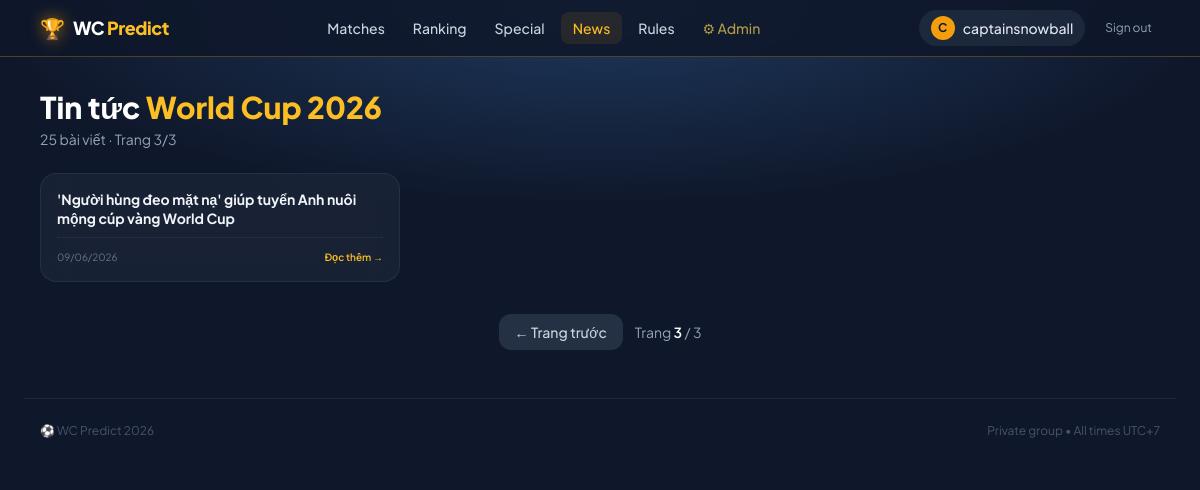
/news?page=3 (signed in), run on the app's committed database.
### models.py (models this page shows)
class User(Base):
    __tablename__ = "users"
    id = Column(Integer, primary_key=True, index=True)
    username = Column(String, unique=True, index=True, nullable=False)
    email = Column(String, unique=True, index=True, nullable=True)
    password_hash = Column(String, nullable=False)
    is_admin = Column(Boolean, default=False)
    total_score = Column(Integer, default=0)
    stars_remaining = Column(Integer, default=3)
    predictions = relationship("Prediction", back_populates="user")
    special_answers = relationship("SpecialEventAnswer", back_populates="user")
    champion_bets = relationship("ChampionBet", back_populates="user")

class Article(Base):
    __tablename__ = "articles"
    id            = Column(Integer, primary_key=True, index=True)
    title         = Column(String, nullable=False)
    source_url    = Column(String, unique=True, nullable=False, index=True)
    thumbnail_url = Column(String, nullable=True)
    excerpt       = Column(Text, nullable=True)
    published_at  = Column(DateTime, nullable=True)
    crawled_at    = Column(DateTime, nullable=False)

### main.py (the view)
@app.get("/news", response_class=HTMLResponse)
async def news_page(request: Request, db: Session = Depends(get_db)):
    user = get_current_user(request, db)
    if not user:
        return RedirectResponse("/login", status_code=302)
    page = max(1, int(request.query_params.get("page", 1)))
    per_page = 12
    total = db.query(Article).count()
    total_pages = max(1, (total + per_page - 1) // per_page)
    page = min(page, total_pages)
    articles = (
        db.query(Article)
        .order_by(Article.crawled_at.desc())
        .offset((page - 1) * per_page)
        .limit(per_page)
        .all()
    )
    msg, cat = get_flash(request)
    resp = templates.TemplateResponse("news.html", {
        "request": request,
        "user": user,
        "articles": articles,
        "page": page,
        "total_pages": total_pages,
        "total": total,
        "flash_msg": msg,
        "flash_cat": cat,
    })
    resp.delete_cookie("flash_msg")
    resp.delete_cookie("flash_cat")
    return resp

### templates/news.html (shortened to what this page needs)
{% extends "base.html" %}
{% block content %}
<div class="mb-6">
  <h1 class="text-3xl font-extrabold text-white">Tin tức <span class="text-amber-400">World Cup 2026</span></h1>
  <p class="text-slate-400 text-sm mt-1">
    {% if total %}{{ total }} bài viết{% else %}Chưa có bài viết nào{% endif %}
    {% if total_pages > 1 %} · Trang {{ page }}/{{ total_pages }}{% endif %}
  </p>
</div>
{% if articles %}
<div class="grid grid-cols-1 sm:grid-cols-2 lg:grid-cols-3 gap-5">
  {% for a in articles %}
  <a href="{{ a.source_url }}" target="_blank" rel="noopener noreferrer"
     class="glass border border-slate-700/50 rounded-2xl overflow-hidden flex flex-col
            hover:border-amber-500/40 hover:shadow-lg hover:shadow-amber-500/10 transition-all duration-200 group">
    <div class="flex flex-col flex-1 p-4">
      <h2 class="text-sm font-bold text-slate-100 group-hover:text-amber-300 transition-colors leading-snug mb-2 line-clamp-3">
        {{ a.title }}
      </h2>
      <div class="flex items-center justify-between mt-auto pt-3 border-t border-slate-700/40">
        <span class="text-[10px] text-slate-500">
          {% if a.published_at %}
            {{ (a.published_at | local).strftime('%d/%m/%Y') }}
          {% else %}
            {{ (a.crawled_at | local).strftime('%d/%m/%Y') }}
          {% endif %}
        </span>
        <span class="text-[10px] font-semibold text-amber-400 group-hover:text-amber-300 transition-colors">
          Đọc thêm →
        </span>
      </div>
    </div>
  </a>
  {% endfor %}
</div>
{% if total_pages > 1 %}
<div class="flex items-center justify-center gap-3 mt-8">
  {% if page > 1 %}
  <a href="?page={{ page - 1 }}"
     class="px-4 py-2 rounded-xl bg-slate-700/60 hover:bg-slate-700 text-slate-300 text-sm font-medium transition-colors">
    ← Trang trước
  </a>
  {% endif %}
  <span class="text-sm text-slate-400">Trang <span class="text-white font-semibold">{{ page }}</span> / {{ total_pages }}</span>
</div>
{% endif %}
{% endif %}
{% endblock %}

### templates/base.html (shortened to what this page needs)
<!DOCTYPE html>
<html lang="en">
<head>
  <script src="https://cdn.tailwindcss.com"></script>
</head>
<body>
{% if user is defined and user %}
<nav class="border-b border-amber-500/30 sticky top-0 z-50"
     style="background:rgba(15,23,42,.85);backdrop-filter:blur(16px);-webkit-backdrop-filter:blur(16px);"
     x-data="{ open: false }">
  <div class="max-w-6xl mx-auto px-4">
    <div class="flex items-center justify-between h-14">
      <a href="/matches" class="flex items-center gap-2 group">
        <span class="text-xl" style="filter:drop-shadow(0 0 8px rgba(245,158,11,.7))">🏆</span>
        <span class="font-extrabold text-lg tracking-tight text-white group-hover:text-amber-400 transition-colors">
          WC <span class="text-amber-400">Predict</span>
        </span>
      </a>
      <div class="hidden md:flex items-center gap-1">
        {% set path = request.url.path %}
        {% for label, href in [('Matches','/matches'),('Ranking','/ranking'),('Special','/special'),('News','/news'),('Rules','/rules')] %}
        <a href="{{ href }}"
           class="px-3 py-1.5 rounded-lg text-sm font-medium transition-all duration-150
                  {% if path.startswith(href) %}text-amber-400 bg-amber-500/10{% else %}text-slate-300 hover:text-white hover:bg-slate-700/50{% endif %}">
          {{ label }}
        </a>
        {% endfor %}
        {% if user.is_admin %}
        <a href="/admin"
           class="px-3 py-1.5 rounded-lg text-sm font-medium transition-all duration-150
                  {% if path.startswith('/admin') %}text-amber-400 bg-amber-500/10{% else %}text-amber-300/70 hover:text-amber-300 hover:bg-amber-500/10{% endif %}">
          ⚙ Admin
        </a>
        {% endif %}
      </div>
      <div class="hidden md:flex items-center gap-3">
        <a href="/profile" class="flex items-center gap-2 bg-slate-700/40 hover:bg-slate-700/70 rounded-full px-3 py-1.5 transition-colors group">
          <div class="w-6 h-6 rounded-full bg-amber-500 flex items-center justify-center text-xs font-bold text-slate-900">
            {{ user.username[0].upper() }}
          </div>
          <span class="text-sm font-medium text-slate-200 group-hover:text-white">{{ user.username }}</span>
        </a>
        <a href="/logout" class="text-xs text-slate-400 hover:text-red-400 transition-colors px-2 py-1">
          Sign out
        </a>
      </div>
    </div>
  </div>
</nav>
{% endif %}
<main class="max-w-6xl mx-auto px-4 py-8">
  {% block content %}{% endblock %}
</main>
<footer class="max-w-6xl mx-auto px-4 py-6 mt-4 border-t border-slate-800 flex items-center justify-between text-xs text-slate-600">
  <span>⚽ WC Predict 2026</span>
  <span>Private group • All times UTC+7</span>
</footer>
</body>
</html>

### templates/base.html (style rules this page uses)
body { background-color: #0f172a; background-image: radial-gradient(ellipse 80% 40% at 50% 0%, #1e3a5f 0%, #0f172a 65%); color: #f8fafc; font-family: 'Plus Jakarta Sans', sans-serif; min-height: 100vh; }
.glass { background: rgba(30, 41, 59, 0.65); backdrop-filter: blur(12px); -webkit-backdrop-filter: blur(12px); }

### data on the page
User: username "C", username "captainsnowball"
Article: title "'Người hùng đeo mặt nạ' giúp tuyển Anh nuôi mộng cúp vàng World Cup", published_at "09/06/2026"

### other printed values
{{ label }} "Matches" "Ranking" "Special" "News" "Rules"
{{ total }} "25"
{{ page }} "3"
{{ total_pages }} "3"
